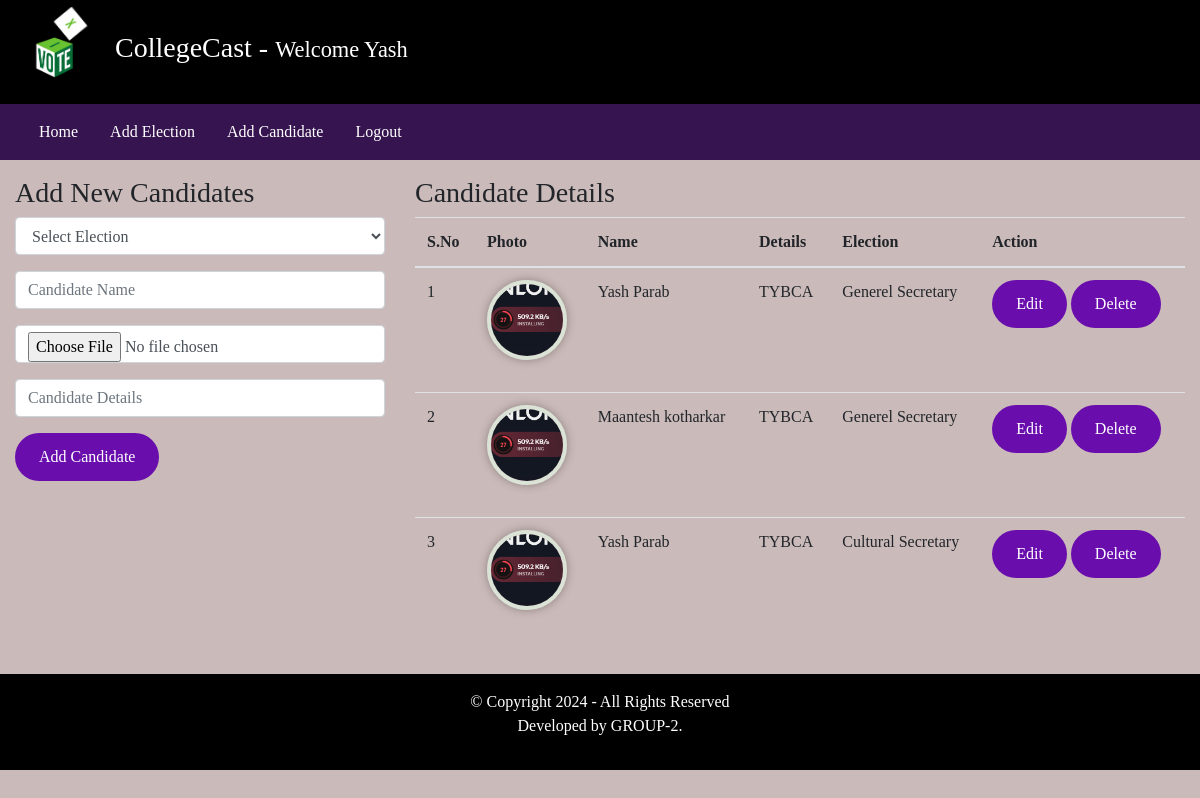
Screenshot of /admin/index.php?addCandidatePage=1 (signed in) with the database file from the repository.
### tables this page shows
CREATE TABLE `candidate_details` (
  `id` int(11) NOT NULL,
  `election_id` int(11) DEFAULT NULL,
  `candidate_name` varchar(255) DEFAULT NULL,
  `candidate_details` text DEFAULT NULL,
  `candidate_photo` text DEFAULT NULL,
  `inserted_by` varchar(255) DEFAULT NULL,
  `inserted_on` date DEFAULT NULL
);

CREATE TABLE `elections` (
  `id` int(11) NOT NULL,
  `election_topic` varchar(255) DEFAULT NULL,
  `no_of_candidates` int(11) DEFAULT NULL,
  `starting_date` date DEFAULT NULL,
  `ending_date` date DEFAULT NULL,
  `status` varchar(45) DEFAULT NULL,
  `inserted_by` varchar(255) DEFAULT NULL,
  `inserted_on` date DEFAULT NULL
);

### admin/inc/add_candidates.php (the view, shortened to what this page needs)
<div class="row my-3">
    <div class="col-4">
        <h3>Add New Candidates</h3>
        <form method="POST" enctype="multipart/form-data">
            <div class="form-group">
                <select class="form-control" name="election_id" required>
                    <option value=""> Select Election </option>
                </select>
            </div>
            <div class="form-group">
                <input type="text" name="candidate_name" placeholder="Candidate Name" class="form-control" required />
            </div>
            <div class="form-group">
                <input type="file" name="candidate_photo" class="form-control" required />
            </div>
            <div class="form-group">
                <input type="text" name="candidate_details" placeholder="Candidate Details" class="form-control" required />
            </div>
            <input type="submit" value="Add Candidate" name="addCandidateBtn" class="btn btn-success" />
        </form>
    </div>
    <div class="col-8">
        <h3>Candidate Details</h3>
        <table class="table">
            <thead>
                <tr>
                    <th scope="col">S.No</th>
                    <th scope="col">Photo</th>
                    <th scope="col">Name</th>
                    <th scope="col">Details</th>
                    <th scope="col">Election</th>
                    <th scope="col">Action </th>
                </tr>
            </thead>
            <tbody>
                <?php
                    $fetchingData = mysqli_query($db, "SELECT * FROM candidate_details") or die(mysqli_error($db));
                    $isAnyCandidateAdded = mysqli_num_rows($fetchingData);
                    if($isAnyCandidateAdded > 0)
                    {
                        $sno = 1;
                        while($row = mysqli_fetch_assoc($fetchingData))
                        {
                            $election_id = $row['election_id'];
                            $fetchingElectionName = mysqli_query($db, "SELECT * FROM elections WHERE id = '". $election_id ."'") or die(mysqli_error($db));
                            $execFetchingElectionNameQuery = mysqli_fetch_assoc($fetchingElectionName);
                            $election_name = $execFetchingElectionNameQuery['election_topic'];
                            $candidate_photo = $row['candidate_photo'];
                ?>
                            <tr>
                                <td><?php echo $sno++; ?></td>
                                <td> <img src="<?php echo $candidate_photo; ?>" class="candidate_photo" />    </td>
                                <td><?php echo $row['candidate_name']; ?></td>
                                <td><?php echo $row['candidate_details']; ?></td>
                                <td><?php echo $election_name; ?></td>
                                <td>
                                    <a href="#" class="btn btn-sm btn-warning"> Edit </a>
                                    <a href="#" class="btn btn-sm btn-danger"> Delete </a>
                                </td>
                            </tr>
                <?php
                        }
                    }else {
            ?>
                        <tr>
                            <td colspan="7"> No any candidate is added yet. </td>
                        </tr>
            <?php
                    }
                ?>
            </tbody>
        </table>
    </div>
</div>

### assets/css/style.css (style rules this page uses)
body { font-family: Neue Montreal ; background-color: #cbbaba; margin: 0; padding: 0; }
.btn { background-color: #6a0dad; border: none; border-radius: 30px; color: #fff; padding: 12px 24px; font-size: 16px; cursor: pointer; transition: background-color 0.3s ease; }
.candidate_photo { width: 80px; height: 80px; border: 4px solid #dbe3d6; border-radius: 50%; margin: 0 auto 20px; object-fit: cover; box-shadow: 0px 0px 10px rgba(0, 0, 0, 0.3); }

### rows the page displays
candidate_details: candidate_photo (picture), candidate_name "Yash Parab", candidate_details "TYBCA", election.election_topic "Generel Secretary"
candidate_details: candidate_photo (picture), candidate_name "Maantesh kotharkar", candidate_details "TYBCA", election.election_topic "Generel Secretary"
candidate_details: candidate_photo (picture), candidate_name "Yash Parab", candidate_details "TYBCA", election.election_topic "Cultural Secretary"

### other values shown
$_SESSION['username'] "Yash"
